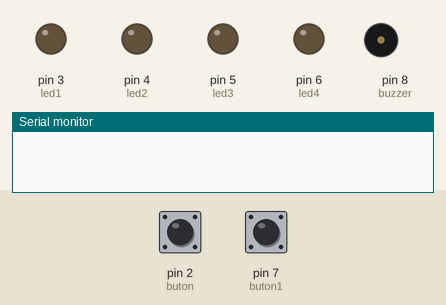
The sketch below on a simulated Arduino Uno, built with avr-gcc and run on an emulated ATmega328P. Parts: output pins drawn as LEDs (lit = HIGH), buzzer (waves = sounding), the last lines printed to the serial monitor. The inputs (shaded band) are chosen by the test bench; at power-on: pin 2 (buton) LOW, pin 7 (buton1) LOW. Random numbers use the default seed unless the sketch sets one.

Above: at 1.2 s.
1.3 s: pin 2 (buton) pulled HIGH for 1 s
At 3.0 s:
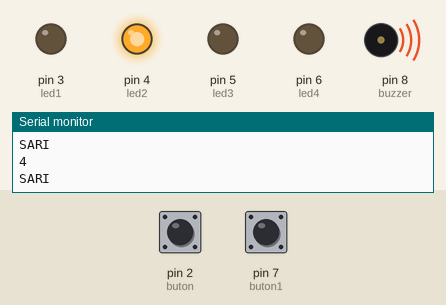
4.3 s: pin 7 (buton1) pulled HIGH for 0.15 s
At 5.2 s:
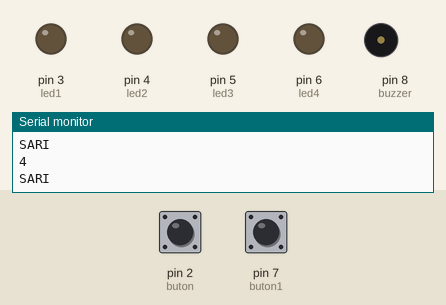
5.9 s: pin 2 (buton) pulled HIGH for 0.15 s
At 7.0 s:
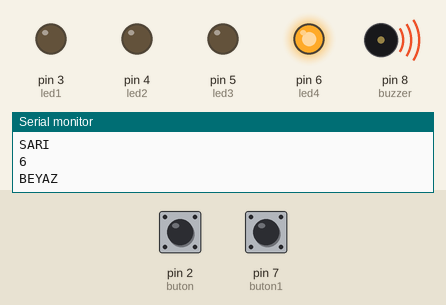
7.5 s: pin 2 (buton) pulled HIGH for 3.2 s
At 8.82 s:
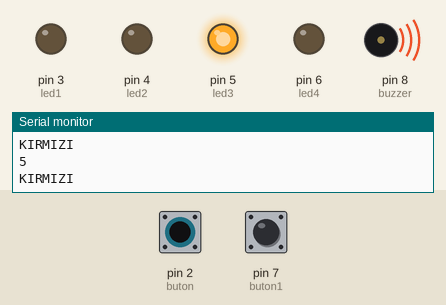
12.2 s: pin 2 (buton) driven HIGH and pin 7 (buton1) driven HIGH
At 14.44 s:
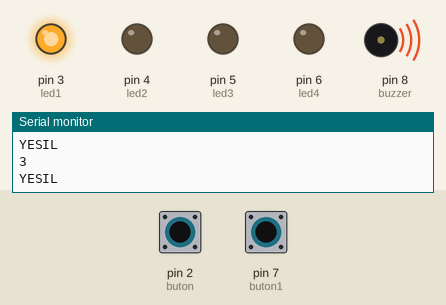
Timing chart, 0 to 16.2 s (numbered marks = the images above; inputs shaded):
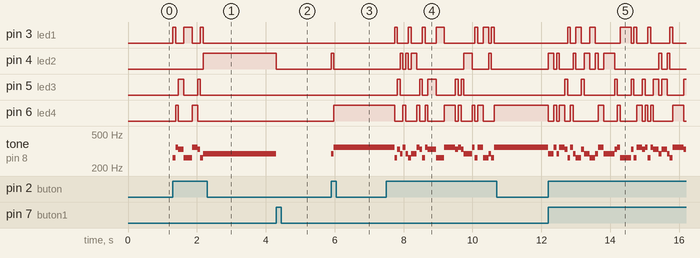

Measured:
- after the input at 1.3 s, pin 3 (led1): goes HIGH 0.08 s, LOW 0.24 s, HIGH 0.24 s, LOW 0.24 s, HIGH 0.08 s, then LOW, starting at once; pin 4 (led2): LOW → HIGH after 0.88 s
- after the input at 4.3 s, pin 4 (led2): HIGH → LOW at once; tone on pin 8 (buzzer): 294 Hz → silent at once
- after the input at 5.9 s, pin 4 (led2): LOW → HIGH at once, → LOW 0.08 s later; pin 6 (led4): LOW → HIGH after 0.08 s; tone on pin 8 (buzzer): silent → 294 Hz at once, → 349 Hz 0.08 s later
- after the input at 7.5 s, tone on pin 8 (buzzer): plays 262 Hz for 0.08 s, 330 Hz for 0.08 s, 294 Hz for 0.08 s, 349 Hz for 0.08 s, 294 Hz for 0.08 s, 262 Hz for 0.08 s … (25 notes in this stretch), starting after 0.24 s
- after the input at 12.2 s, tone on pin 8 (buzzer): plays 294 Hz for 0.16 s, 349 Hz for 0.08 s, 294 Hz for 0.08 s, 349 Hz for 0.16 s, 330 Hz for 0.08 s, 262 Hz for 0.08 s … (32 notes in this stretch), starting at once

The sketch:

buzzer_random_nota.ino
```cpp
int buton = 2;
int led1 = 3;
int led2 = 4;
int led3 = 5;
int led4 = 6;
int buton1 = 7;
int numara = 0;
int buzzer = 8;
int Do = 262;
int Re = 294;
int Mi = 330;
int Fa = 349;
int Sol = 392;
int La = 440;
int Si = 494;
int Do_ = 523;
void setup() {
  Serial.begin(9600);
  pinMode(buton, INPUT);
  pinMode(buton1, INPUT);
  pinMode(led1, OUTPUT);
  pinMode(led2, OUTPUT);
  pinMode(led3, OUTPUT);
  pinMode(led4, OUTPUT);
  pinMode(buzzer, OUTPUT);
  randomSeed(analogRead(A0));
}

void loop() {

  if (digitalRead(buton) == HIGH)
  {
    numara = random(3, 7);

    Serial.println(numara);

    switch (numara) {
      case 3:
        Serial.println("YESIL");
        digitalWrite(led1, HIGH);
        digitalWrite(led2, LOW);
        digitalWrite(led3, LOW);
        digitalWrite(led4, LOW);
        tone(buzzer, Do);
        break;
      case 4:
        Serial.println("SARI");
        digitalWrite(led1, LOW);
        digitalWrite(led2, HIGH);
        digitalWrite(led3, LOW);
        digitalWrite(led4, LOW);
        tone(buzzer, Re);
        break;

      case 5:
        Serial.println("KIRMIZI");
        digitalWrite(led1, LOW);
        digitalWrite(led2, LOW);
        digitalWrite(led3, HIGH);
        digitalWrite(led4, LOW);
        tone(buzzer, Mi);
        break;

      case 6:
        Serial.println("BEYAZ");
        digitalWrite(led1, LOW);
        digitalWrite(led2, LOW);
        digitalWrite(led3, LOW);
        digitalWrite(led4, HIGH);
        tone(buzzer, Fa);
        break;


    }
    delay(80);

  }


  else if (digitalRead(buton1) == HIGH) {

    digitalWrite(led1, LOW);
    digitalWrite(led2, LOW);
    digitalWrite(led3, LOW);
    digitalWrite(led4, LOW);
    noTone(buzzer);

  }


}
```
